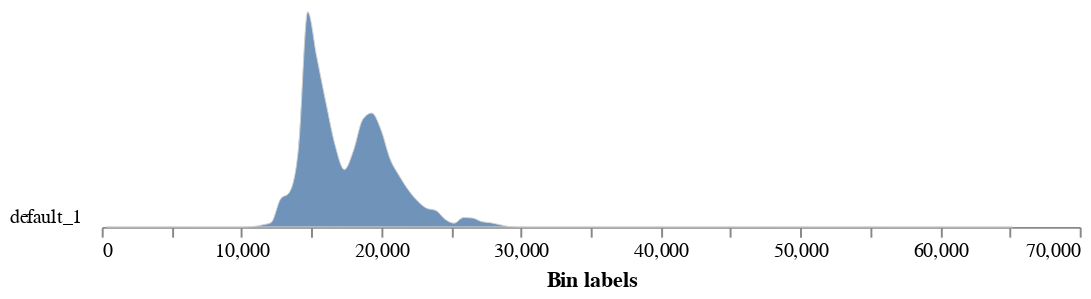

Here is the notebook cell this chart was saved with:
### Code cell
# Analyze NIR pixel intensity values of the plant
# changing the label here would separate results in the JSON output but complicate any CSV downstream
nir_hist = pcv.analyze.grayscale(gray_img=nir, labeled_mask=img_warped, bins=100, label="default")

### Figure 1 — Vega-Lite specification as saved in the notebook (floating-point values rounded to 4 significant figures)
{"config": {"view": {"continuousWidth": 300, "continuousHeight": 300, "stroke": null}, "axis": {"grid": false}, "facet": {"columns": 1, "spacing": 0}, "title": {"anchor": "end"}}, "data": {"name": "data-9d30736c932566646668efacf881a255"}, "facet": {"field": "sample", "header": {"labelAngle": 0, "labelAlign": "left", "labelOrient": "left"}, "title": null, "type": "nominal"}, "spec": {"mark": {"type": "area", "fillOpacity": 0.8, "interpolate": "monotone", "stroke": "lightgray", "strokeWidth": 0.5}, "encoding": {"x": {"field": "label", "title": "Bin labels", "type": "quantitative"}, "y": {"axis": null, "field": "value", "scale": {"range": [10, -100]}, "type": "quantitative"}}, "height": 10, "width": 500}, "bounds": "flush", "$schema": "https://vega.github.io/schema/vega-lite/v5.20.1.json", "datasets": {"data-9d30736c932566646668efacf881a255": [{"sample": "default_1", "value": 0, "label": 327.7}, {"sample": "default_1", "value": 0, "label": 983.0}, {"sample": "default_1", "value": 0, "label": 1638.0}, {"sample": "default_1", "value": 0, "label": 2294.0}, {"sample": "default_1", "value": 0, "label": 2949.0}, {"sample": "default_1", "value": 0, "label": 3604.0}, {"sample": "default_1", "value": 0, "label": 4260.0}, {"sample": "default_1", "value": 0, "label": 4915.0}, {"sample": "default_1", "value": 0, "label": 5571.0}, {"sample": "default_1", "value": 0, "label": 6226.0}, {"sample": "default_1", "value": 0, "label": 6881.0}, {"sample": "default_1", "value": 0, "label": 7537.0}, {"sample": "default_1", "value": 0, "label": 8192.0}, {"sample": "default_1", "value": 0, "label": 8847.0}, {"sample": "default_1", "value": 0, "label": 9503.0}, {"sample": "default_1", "value": 0, "label": 10160.0}, {"sample": "default_1", "value": 2, "label": 10810.0}, {"sample": "default_1", "value": 10, "label": 11470.0}, {"sample": "default_1", "value": 22, "label": 12120.0}, {"sample": "default_1", "value": 140, "label": 12780.0}, {"sample": "default_1", "value": 177, "label": 13430.0}, {"sample": "default_1", "value": 408, "label": 14090.0}, {"sample": "default_1", "value": 1100, "label": 14750.0}, {"sample": "default_1", "value": 866, "label": 15400.0}, {"sample": "default_1", "value": 633, "label": 16060.0}, {"sample": "default_1", "value": 416, "label": 16710.0}, {"sample": "default_1", "value": 293, "label": 17370.0}, {"sample": "default_1", "value": 391, "label": 18020.0}, {"sample": "default_1", "value": 549, "label": 18680.0}, {"sample": "default_1", "value": 582, "label": 19330.0}, {"sample": "default_1", "value": 497, "label": 19990.0}, {"sample": "default_1", "value": 347, "label": 20640.0}, {"sample": "default_1", "value": 261, "label": 21300.0}, {"sample": "default_1", "value": 188, "label": 21950.0}, {"sample": "default_1", "value": 132, "label": 22610.0}, {"sample": "default_1", "value": 95, "label": 23270.0}, {"sample": "default_1", "value": 84, "label": 23920.0}, {"sample": "default_1", "value": 39, "label": 24580.0}, {"sample": "default_1", "value": 19, "label": 25230.0}, {"sample": "default_1", "value": 48, "label": 25890.0}, {"sample": "default_1", "value": 45, "label": 26540.0}, {"sample": "default_1", "value": 27, "label": 27200.0}, {"sample": "default_1", "value": 21, "label": 27850.0}, {"sample": "default_1", "value": 11, "label": 28510.0}, {"sample": "default_1", "value": 2, "label": 29160.0}, {"sample": "default_1", "value": 0, "label": 29820.0}, {"sample": "default_1", "value": 0, "label": 30470.0}, {"sample": "default_1", "value": 0, "label": 31130.0}, {"sample": "default_1", "value": 0, "label": 31780.0}, {"sample": "default_1", "value": 0, "label": 32440.0}, {"sample": "default_1", "value": 0, "label": 33100.0}, {"sample": "default_1", "value": 0, "label": 33750.0}, {"sample": "default_1", "value": 0, "label": 34410.0}, {"sample": "default_1", "value": 0, "label": 35060.0}, {"sample": "default_1", "value": 0, "label": 35720.0}, {"sample": "default_1", "value": 0, "label": 36370.0}, {"sample": "default_1", "value": 0, "label": 37030.0}, {"sample": "default_1", "value": 0, "label": 37680.0}, {"sample": "default_1", "value": 0, "label": 38340.0}, {"sample": "default_1", "value": 0, "label": 38990.0}, {"sample": "default_1", "value": 0, "label": 39650.0}, {"sample": "default_1", "value": 0, "label": 40300.0}, {"sample": "default_1", "value": 0, "label": 40960.0}, {"sample": "default_1", "value": 0, "label": 41620.0}, {"sample": "default_1", "value": 0, "label": 42270.0}, {"sample": "default_1", "value": 0, "label": 42930.0}, {"sample": "default_1", "value": 0, "label": 43580.0}, {"sample": "default_1", "value": 0, "label": 44240.0}, {"sample": "default_1", "value": 0, "label": 44890.0}, {"sample": "default_1", "value": 0, "label": 45550.0}, {"sample": "default_1", "value": 0, "label": 46200.0}, {"sample": "default_1", "value": 0, "label": 46860.0}, {"sample": "default_1", "value": 0, "label": 47510.0}, {"sample": "default_1", "value": 0, "label": 48170.0}, {"sample": "default_1", "value": 0, "label": 48820.0}, {"sample": "default_1", "value": 0, "label": 49480.0}, {"sample": "default_1", "value": 0, "label": 50140.0}, {"sample": "default_1", "value": 0, "label": 50790.0}, {"sample": "default_1", "value": 0, "label": 51450.0}, {"sample": "default_1", "value": 0, "label": 52100.0}, {"sample": "default_1", "value": 0, "label": 52760.0}, {"sample": "default_1", "value": 0, "label": 53410.0}, {"sample": "default_1", "value": 0, "label": 54070.0}, {"sample": "default_1", "value": 0, "label": 54720.0}, {"sample": "default_1", "value": 0, "label": 55380.0}, {"sample": "default_1", "value": 0, "label": 56030.0}, {"sample": "default_1", "value": 0, "label": 56690.0}, {"sample": "default_1", "value": 0, "label": 57340.0}, {"sample": "default_1", "value": 0, "label": 58000.0}, {"sample": "default_1", "value": 0, "label": 58650.0}, {"sample": "default_1", "value": 0, "label": 59310.0}, {"sample": "default_1", "value": 0, "label": 59970.0}, {"sample": "default_1", "value": 0, "label": 60620.0}, {"sample": "default_1", "value": 0, "label": 61280.0}, {"sample": "default_1", "value": 0, "label": 61930.0}, {"sample": "default_1", "value": 0, "label": 62590.0}, {"sample": "default_1", "value": 0, "label": 63240.0}, {"sample": "default_1", "value": 0, "label": 63900.0}, {"sample": "default_1", "value": 0, "label": 64550.0}, {"sample": "default_1", "value": 0, "label": 65210.0}]}}
